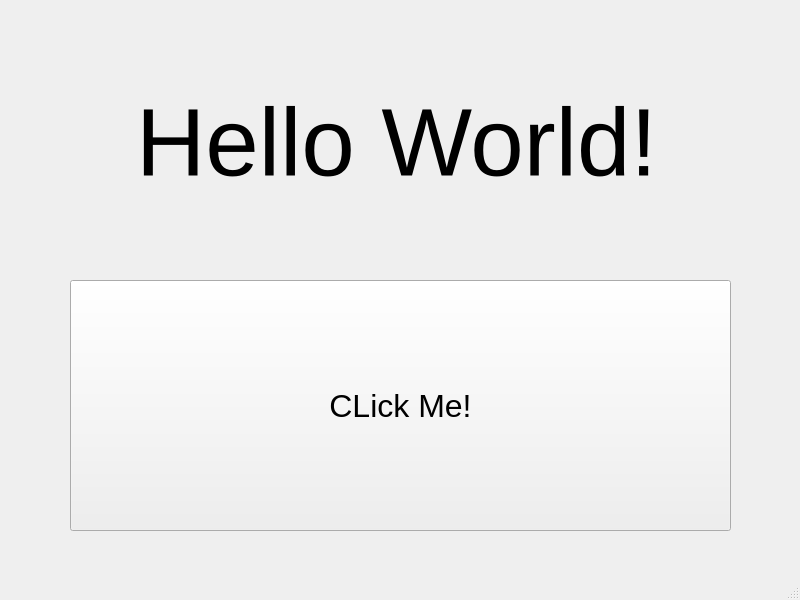
<?xml version="1.0" encoding="UTF-8"?>
<ui version="4.0">
 <class>MainWindow</class>
 <widget class="QMainWindow" name="MainWindow">
  <property name="geometry">
   <rect>
    <x>0</x>
    <y>0</y>
    <width>800</width>
    <height>600</height>
   </rect>
  </property>
  <property name="windowTitle">
   <string>MainWindow</string>
  </property>
  <widget class="QWidget" name="centralwidget">
   <widget class="QLabel" name="hello_world_label">
    <property name="geometry">
     <rect>
      <x>6</x>
      <y>2</y>
      <width>781</width>
      <height>281</height>
     </rect>
    </property>
    <property name="font">
     <font>
      <pointsize>72</pointsize>
     </font>
    </property>
    <property name="text">
     <string>Hello World!</string>
    </property>
    <property name="alignment">
     <set>Qt::AlignCenter</set>
    </property>
   </widget>
   <widget class="QPushButton" name="pushButton">
    <property name="geometry">
     <rect>
      <x>70</x>
      <y>280</y>
      <width>661</width>
      <height>251</height>
     </rect>
    </property>
    <property name="font">
     <font>
      <pointsize>24</pointsize>
     </font>
    </property>
    <property name="text">
     <string>CLick Me!</string>
    </property>
   </widget>
  </widget>
  <widget class="QMenuBar" name="menubar">
   <property name="geometry">
    <rect>
     <x>0</x>
     <y>0</y>
     <width>800</width>
     <height>21</height>
    </rect>
   </property>
  </widget>
  <widget class="QStatusBar" name="statusbar"/>
 </widget>
 <resources/>
 <connections/>
</ui>
